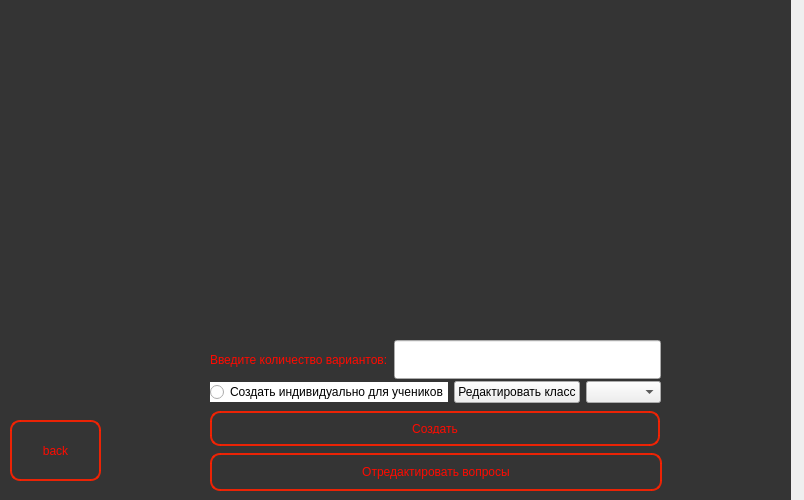
<?xml version="1.0" encoding="UTF-8"?>
<ui version="4.0">
 <class>MainWindow</class>
 <widget class="QMainWindow" name="MainWindow">
  <property name="geometry">
   <rect>
    <x>0</x>
    <y>0</y>
    <width>804</width>
    <height>500</height>
   </rect>
  </property>
  <property name="sizePolicy">
   <sizepolicy hsizetype="Fixed" vsizetype="Fixed">
    <horstretch>0</horstretch>
    <verstretch>0</verstretch>
   </sizepolicy>
  </property>
  <property name="minimumSize">
   <size>
    <width>804</width>
    <height>500</height>
   </size>
  </property>
  <property name="maximumSize">
   <size>
    <width>800</width>
    <height>500</height>
   </size>
  </property>
  <property name="windowTitle">
   <string>MainWindow</string>
  </property>
  <property name="locale">
   <locale language="Russian" country="Russia"/>
  </property>
  <widget class="QWidget" name="centralwidget">
   <widget class="QStackedWidget" name="stack">
    <property name="geometry">
     <rect>
      <x>0</x>
      <y>0</y>
      <width>791</width>
      <height>531</height>
     </rect>
    </property>
    <property name="autoFillBackground">
     <bool>false</bool>
    </property>
    <property name="styleSheet">
     <string notr="true"/>
    </property>
    <property name="currentIndex">
     <number>1</number>
    </property>
    <widget class="QWidget" name="page">
     <widget class="QPushButton" name="StartWithAngle">
      <property name="enabled">
       <bool>true</bool>
      </property>
      <property name="geometry">
       <rect>
        <x>130</x>
        <y>120</y>
        <width>541</width>
        <height>61</height>
       </rect>
      </property>
      <property name="autoFillBackground">
       <bool>false</bool>
      </property>
      <property name="styleSheet">
       <string notr="true">background:rgba(0,0,0,255);
color:rgb(255,255,255);
border:2px solid rgb(255,255,255);
border-radius: 10px;
padding:10px;</string>
      </property>
      <property name="text">
       <string>Создавать вариант с заданием: ''Бросок под углом к горизонту с земли&quot;.</string>
      </property>
     </widget>
     <widget class="QLabel" name="label_4">
      <property name="geometry">
       <rect>
        <x>-30</x>
        <y>0</y>
        <width>831</width>
        <height>501</height>
       </rect>
      </property>
      <property name="styleSheet">
       <string notr="true">background: rgba(20,20,20,150)</string>
      </property>
      <property name="text">
       <string/>
      </property>
     </widget>
     <widget class="QLabel" name="label_3">
      <property name="geometry">
       <rect>
        <x>-90</x>
        <y>-40</y>
        <width>961</width>
        <height>591</height>
       </rect>
      </property>
      <property name="text">
       <string/>
      </property>
      <property name="pixmap">
       <pixmap>image/44068a4e4ff4d02e3e23d7e893f81f1d.jpg</pixmap>
      </property>
      <property name="scaledContents">
       <bool>true</bool>
      </property>
     </widget>
     <widget class="QPushButton" name="description">
      <property name="geometry">
       <rect>
        <x>684</x>
        <y>420</y>
        <width>91</width>
        <height>61</height>
       </rect>
      </property>
      <property name="styleSheet">
       <string notr="true">background:rgba(0,0,0,255);
color:rgb(255,255,255);
border:2px solid rgb(255,255,255);
border-radius: 10px;
padding:10px;
</string>
      </property>
      <property name="text">
       <string>Описание</string>
      </property>
     </widget>
     <zorder>label_3</zorder>
     <zorder>label_4</zorder>
     <zorder>StartWithAngle</zorder>
     <zorder>description</zorder>
    </widget>
    <widget class="QWidget" name="page_2">
     <widget class="QLabel" name="label">
      <property name="enabled">
       <bool>true</bool>
      </property>
      <property name="geometry">
       <rect>
        <x>-30</x>
        <y>-10</y>
        <width>851</width>
        <height>511</height>
       </rect>
      </property>
      <property name="sizePolicy">
       <sizepolicy hsizetype="Fixed" vsizetype="Fixed">
        <horstretch>0</horstretch>
        <verstretch>0</verstretch>
       </sizepolicy>
      </property>
      <property name="styleSheet">
       <string notr="true">border-radius: 10px;
</string>
      </property>
      <property name="text">
       <string/>
      </property>
      <property name="pixmap">
       <pixmap>image/1a2d81fc2413298f21e72e1dc9a0837f.png</pixmap>
      </property>
      <property name="scaledContents">
       <bool>true</bool>
      </property>
      <property name="wordWrap">
       <bool>false</bool>
      </property>
      <property name="openExternalLinks">
       <bool>false</bool>
      </property>
     </widget>
     <widget class="QWidget" name="layoutWidget">
      <property name="geometry">
       <rect>
        <x>210</x>
        <y>340</y>
        <width>451</width>
        <height>39</height>
       </rect>
      </property>
      <layout class="QHBoxLayout" name="kolvo_var">
       <item>
        <widget class="QLabel" name="label_2">
         <property name="styleSheet">
          <string notr="true">color:rgb(255,10,0)</string>
         </property>
         <property name="text">
          <string>Введите количество вариантов:</string>
         </property>
        </widget>
       </item>
       <item>
        <widget class="QLineEdit" name="n">
         <property name="sizePolicy">
          <sizepolicy hsizetype="Expanding" vsizetype="Minimum">
           <horstretch>0</horstretch>
           <verstretch>0</verstretch>
          </sizepolicy>
         </property>
        </widget>
       </item>
      </layout>
     </widget>
     <widget class="QLabel" name="label_5">
      <property name="geometry">
       <rect>
        <x>-30</x>
        <y>0</y>
        <width>831</width>
        <height>501</height>
       </rect>
      </property>
      <property name="styleSheet">
       <string notr="true">background: rgba(0,0,0,200)</string>
      </property>
      <property name="text">
       <string/>
      </property>
     </widget>
     <widget class="QWidget" name="horizontalLayoutWidget">
      <property name="geometry">
       <rect>
        <x>210</x>
        <y>380</y>
        <width>451</width>
        <height>25</height>
       </rect>
      </property>
      <layout class="QHBoxLayout" name="horizontalLayout_2">
       <item>
        <widget class="QRadioButton" name="NameVAR">
         <property name="styleSheet">
          <string notr="true">background:rgb(255,255,255)</string>
         </property>
         <property name="text">
          <string>Создать индивидуально для учеников</string>
         </property>
        </widget>
       </item>
       <item>
        <widget class="QPushButton" name="class_button">
         <property name="text">
          <string>Редактировать класс</string>
         </property>
        </widget>
       </item>
       <item>
        <widget class="QComboBox" name="classes"/>
       </item>
      </layout>
     </widget>
     <widget class="QWidget" name="verticalLayoutWidget">
      <property name="geometry">
       <rect>
        <x>210</x>
        <y>410</y>
        <width>452</width>
        <height>82</height>
       </rect>
      </property>
      <layout class="QVBoxLayout" name="verticalLayout">
       <item>
        <widget class="QPushButton" name="create_var">
         <property name="sizePolicy">
          <sizepolicy hsizetype="Maximum" vsizetype="Fixed">
           <horstretch>0</horstretch>
           <verstretch>0</verstretch>
          </sizepolicy>
         </property>
         <property name="minimumSize">
          <size>
           <width>450</width>
           <height>25</height>
          </size>
         </property>
         <property name="maximumSize">
          <size>
           <width>300</width>
           <height>35</height>
          </size>
         </property>
         <property name="styleSheet">
          <string notr="true">background-color:rgba(0,0,0,0);
border:2px solid rgba(255,33,0,230);
border-radius: 10px;
padding:10px;
color:rgb(255,10,0);</string>
         </property>
         <property name="text">
          <string>Создать</string>
         </property>
        </widget>
       </item>
       <item>
        <widget class="QPushButton" name="redact">
         <property name="styleSheet">
          <string notr="true">background-color:rgba(0,0,0,0);
border:2px solid rgba(255,33,0,230);
border-radius: 10px;
padding:10px;
color:rgb(255,10,0);</string>
         </property>
         <property name="text">
          <string>Отредактировать вопросы</string>
         </property>
        </widget>
       </item>
      </layout>
     </widget>
     <widget class="QPushButton" name="backbtn">
      <property name="geometry">
       <rect>
        <x>10</x>
        <y>420</y>
        <width>91</width>
        <height>61</height>
       </rect>
      </property>
      <property name="styleSheet">
       <string notr="true">background-color:rgba(0,0,0,0);
border:2px solid rgba(255,33,0,230);
border-radius: 10px;
padding:10px;
color:rgb(255,10,0);
</string>
      </property>
      <property name="text">
       <string>back</string>
      </property>
     </widget>
     <zorder>label</zorder>
     <zorder>label_5</zorder>
     <zorder>layoutWidget</zorder>
     <zorder>horizontalLayoutWidget</zorder>
     <zorder>verticalLayoutWidget</zorder>
     <zorder>backbtn</zorder>
    </widget>
   </widget>
  </widget>
 </widget>
 <resources/>
 <connections/>
</ui>
